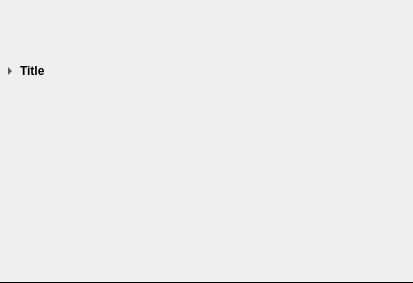
<?xml version="1.0" encoding="UTF-8"?>
<ui version="4.0">
 <class>CollapsibleWidget</class>
 <widget class="QWidget" name="CollapsibleWidget">
  <property name="geometry">
   <rect>
    <x>0</x>
    <y>0</y>
    <width>413</width>
    <height>283</height>
   </rect>
  </property>
  <property name="windowTitle">
   <string>Form</string>
  </property>
  <property name="styleSheet">
   <string notr="true">QWidget#CollapsibleWidget { border-bottom: 1px solid black; }</string>
  </property>
  <layout class="QVBoxLayout" name="verticalLayout">
   <property name="spacing">
    <number>0</number>
   </property>
   <property name="leftMargin">
    <number>0</number>
   </property>
   <property name="topMargin">
    <number>0</number>
   </property>
   <property name="rightMargin">
    <number>0</number>
   </property>
   <property name="bottomMargin">
    <number>0</number>
   </property>
   <item>
    <widget class="QToolButton" name="title">
     <property name="sizePolicy">
      <sizepolicy hsizetype="Preferred" vsizetype="Preferred">
       <horstretch>0</horstretch>
       <verstretch>0</verstretch>
      </sizepolicy>
     </property>
     <property name="minimumSize">
      <size>
       <width>0</width>
       <height>0</height>
      </size>
     </property>
     <property name="maximumSize">
      <size>
       <width>16777215</width>
       <height>16777215</height>
      </size>
     </property>
     <property name="font">
      <font>
       <weight>75</weight>
       <bold>true</bold>
      </font>
     </property>
     <property name="styleSheet">
      <string notr="true">QToolButton { border: none; }</string>
     </property>
     <property name="text">
      <string>Title</string>
     </property>
     <property name="checkable">
      <bool>true</bool>
     </property>
     <property name="toolButtonStyle">
      <enum>Qt::ToolButtonTextBesideIcon</enum>
     </property>
     <property name="arrowType">
      <enum>Qt::RightArrow</enum>
     </property>
    </widget>
   </item>
   <item>
    <widget class="QWidget" name="content" native="true"/>
   </item>
  </layout>
 </widget>
 <resources/>
 <connections/>
</ui>
